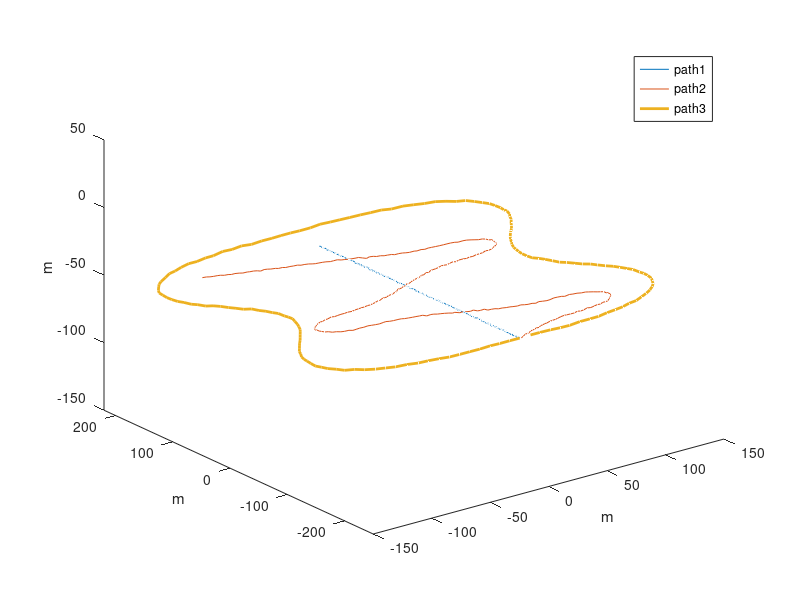

Write the MATLAB code that produced this figure.
%%Showing 3 different preset paths
load('path1.mat')
load('path2.mat')
load('path3.mat')

plot3(path1(:,1),path1(:,2),path1(:,3),path2(:,1),path2(:,2),path2(:,3),path3(:,1),path3(:,2),path3(:,3),'LineWidth',2)
xlim([-150 150])
ylim([-250 220])
zlim([-150 50])
legend('path1','path2','path3');
xlabel('m')
ylabel('m')
zlabel('m')